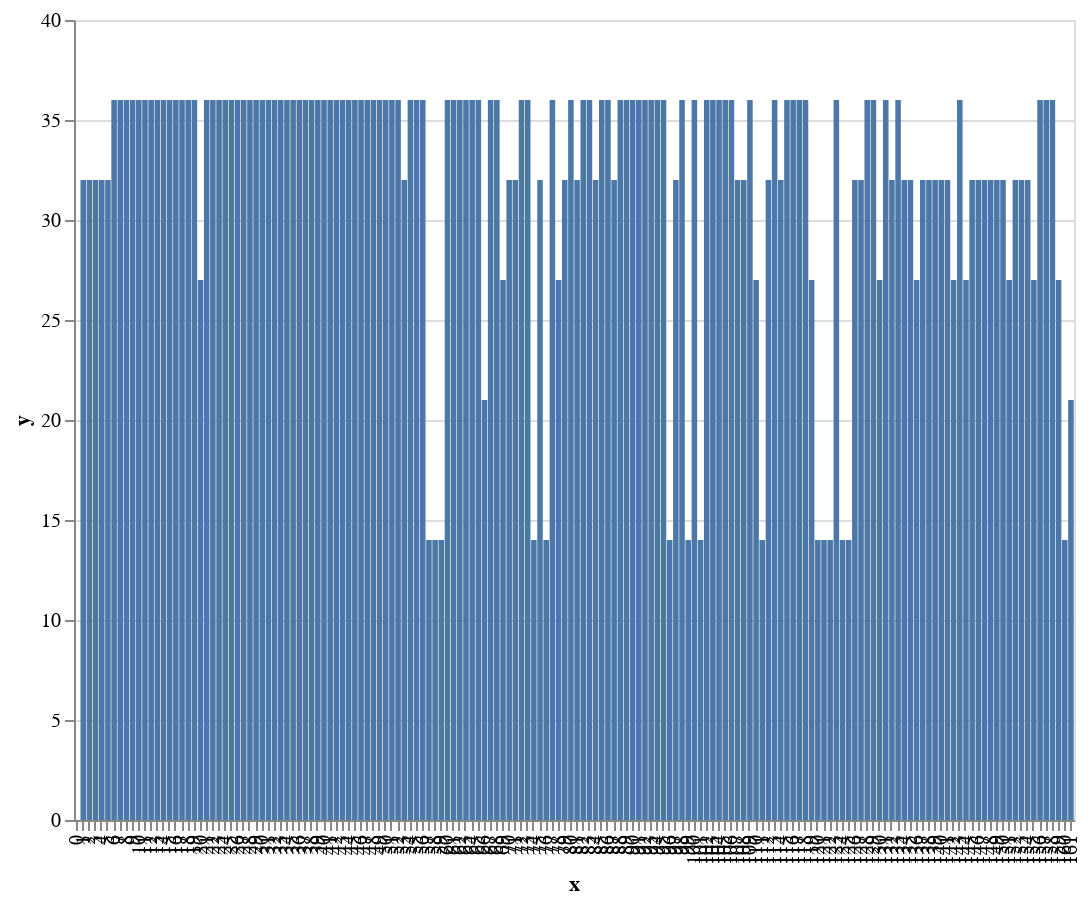

The cell this chart's notebook holds for it:
### Code cell
(dv::bar-plot (ad::get-quality-data seqf))

### Figure 1 — Vega-Lite specification as saved in the notebook (floating-point values rounded to 4 significant figures; data arrays with more than 128 entries replaced by an {"elided": "..."} marker saying what was removed)
{"$schema": "https://vega.github.io/schema/vega-lite/v5.json", "data": {"values": {"elided": "162 records"}}, "encoding": {"x": {"field": "x", "type": "ordinal"}, "y": {"field": "y", "type": "quantitative"}}, "height": 400, "mark": "bar", "width": 500}
